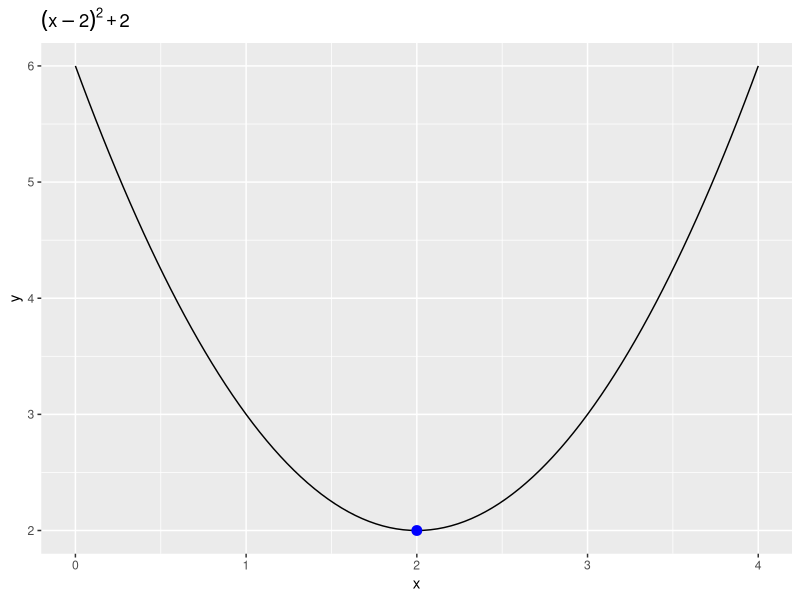

Here is the R script that generated this plot:
## ---- chunk 1
# Experiment: Gradient Descent

library(grid)
library(dplyr)
library(scales)
library(ggplot2)
library(Deriv)

Formula <- function(x) {
  (x-2)**2+2
}

# visualization for the formula
ggplot(data.frame(x=c(0,4)), aes(x)) +
  stat_function(fun = Formula) +
  geom_point(data = data.frame(x = 2, y = Formula(2)), aes(x,y),
             color = "blue", size = 3) +
  ggtitle(expression((x-2)**2+2))

# finding the derivative for the Formula
derivative <- Deriv(Formula,"x")
derivative

# defining the alpha value (learning rate)
learning_rate <- 0.2

# initializing the values
xold <- 2.2
xnew <- xold - learning_rate*derivative(xold)
xnew

# define the epsilon value & maximum iterations allowed
epsilon <- 0.01
step <- 2
iter <- 10

# records the value of x & y and add the initial guess
xtrace <- list()
ytrace <- list()
xtrace[[1]] <- xold
ytrace[[1]] <- Formula(xold)
xtrace[[2]] <- xnew
ytrace[[2]] <- Formula(xnew)

delta <- abs(xold - xnew)
while (delta >= epsilon & step <= iter) {
  step <- step + 1
  xtrace[[step]] <- xtrace[[step-1]] - learning_rate*derivative(xtrace[[step-1]])
  ytrace[[step]] <- Formula(xtrace[[step]])
  delta <- abs(xtrace[[step-1]] - xtrace[[step]])  
}

record <- data.frame(x = do.call(rbind, xtrace), y = do.call(rbind, ytrace))
record

